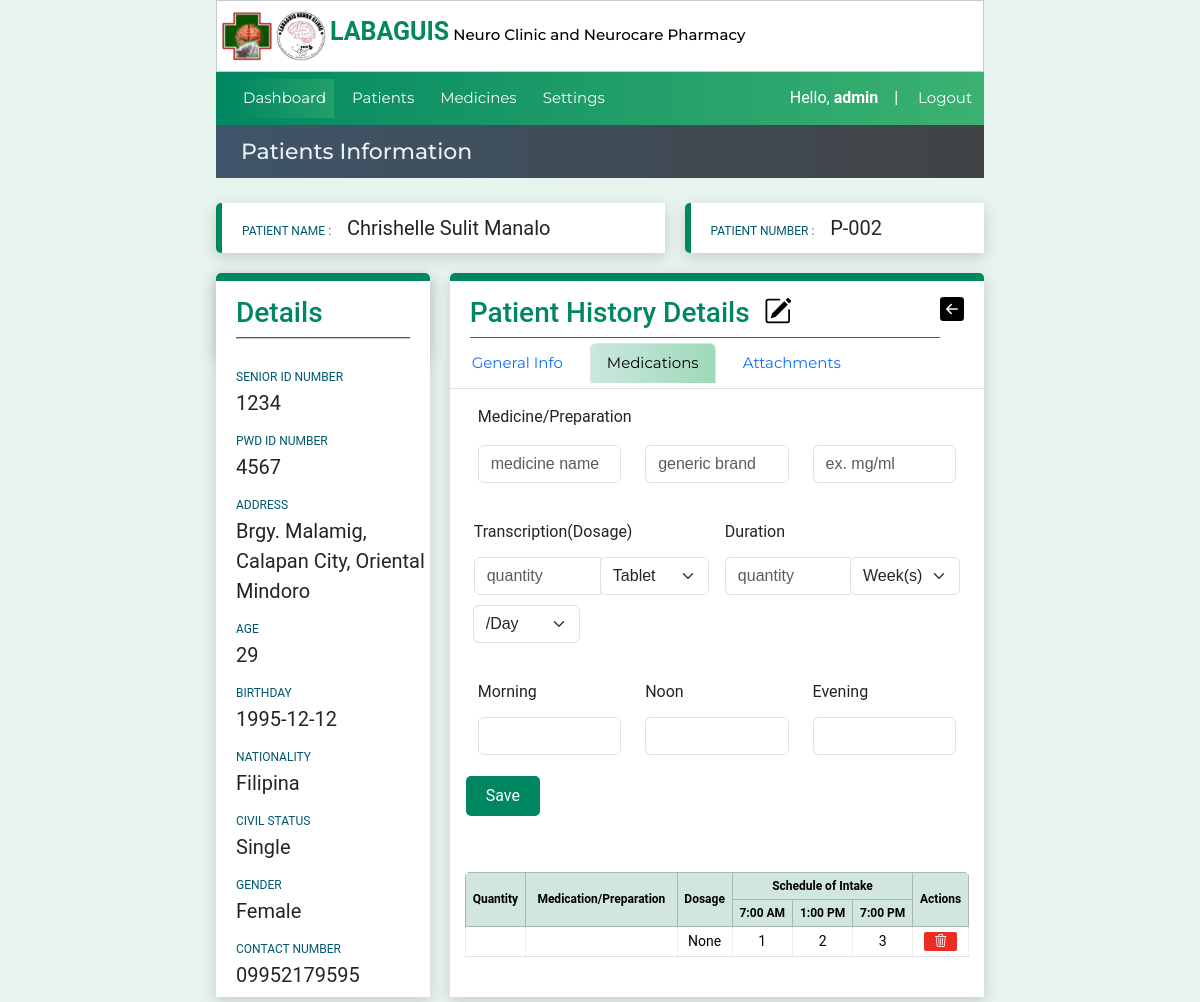
The page /patientinfo/27/patientmedinfo_medications/40 (signed in) on the database its author committed.
### website/models.py (models this page shows, shortened)
class Patient(models.Model):
    created_at = models.DateTimeField(auto_now_add=True)
    patient_code=models.CharField(max_length=50)
    first_name = models.CharField(max_length=50)
    middle_name = models.CharField(max_length=50)
    last_name = models.CharField(max_length=50)
    age = models.CharField(max_length=50)
    bday = models.CharField(max_length=50,default='')
    civil_status = models.CharField(max_length=50,default='')
    gender = models.CharField(max_length=50)
    address = models.CharField(max_length=100)
    contact_number = models.CharField(max_length=50)
    srID = models.CharField(max_length=50,null=True, blank=True)
    pwdID = models.CharField(max_length=50,null=True, blank=True)
    nationality = models.CharField(max_length=50,null=True, blank=True)

class Prescription(models.Model):
    created_at = models.DateField(auto_now_add=True)
    patient_code=models.CharField(max_length=50,null=True, blank=True)
    consultCounter = models.CharField(max_length=50,null=True, blank=True)
    medname = models.CharField(max_length=100,null=True, blank=True)
    medgenname = models.CharField(max_length=50,null=True, blank=True)
    medsize = models.CharField(max_length=50,null=True, blank=True)
    medqty = models.CharField(max_length=50,null=True, blank=True)
    medtype = models.CharField(max_length=50,null=True, blank=True)
    perduration = models.CharField(max_length=50,null=True, blank=True)
    durationqty = models.CharField(max_length=50,null=True, blank=True)
    medduration = models.CharField(max_length=50,null=True, blank=True)
    totalquantity = models.CharField(max_length=50,null=True, blank=True)
    dosage = models.CharField(max_length=50,null=True, blank=True)
    morning = models.CharField(max_length=50,null=True, blank=True)
    noon = models.CharField(max_length=50,null=True, blank=True)
    evening = models.CharField(max_length=50,null=True, blank=True)

### website/views.py (the view, shortened to what this page needs)
# urls.py: path('patientinfo/<int:pk>/patientmedinfo_medications/<int:pkHistory>',views.patientmedinfo_medications, name='patientmedinfo_medications'),
@login_required(login_url="loginuser")
def patientmedinfo_medications(request,pk,pkHistory,selectedmed=''):
    form =PatientsAttachmentsForm()
    context=patientinfoData(pk)
    patienthistory_Data= Patienthistory.objects.get(id=pkHistory)
    context['patient_history']= patienthistory_Data
    dosage_units = Dosageunit.objects.all()
    context['dosage_units']= dosage_units
    pCode= context['pCode']
    context['medicinedata'] =Medicinelist.objects.all()
    context['form']=form
    context['patient_history_attachments'] = PatientsAttachments.objects.filter(patient_code=pCode,consultCounter=patienthistory_Data.consultCounter)
    date_joined = datetime.now()
    formatted_datetime = formats.date_format(date_joined, "SHORT_DATETIME_FORMAT")
    context['medicinedata'] =Medicinelist.objects.all()
    pCode=patientinfoData(pk)['patient_record'].patient_code
    context['prescriptionrecord'] = Prescription.objects.filter(patient_code=pCode,consultCounter=patienthistory_Data.consultCounter)
    return render(request,'patientmedinfo-medications.html',context)

### website/forms.py
class PatientsAttachmentsForm(ModelForm):
    class Meta:
      model= PatientsAttachments
      fields = ['name',
                'fileattachments',
      ]

### website/views.py (called while the page is built)
def patientinfoData(pk):
    medicines_list = Medicinelist.objects.all()
    patient_record = Patient.objects.get(id=pk)
    medicationrecord = Prescription.objects.filter(patient_code=patient_record.patient_code)
    context = { 'medicationrecord': medicationrecord,
               'patient_record':patient_record,
               'medicines_list':medicines_list,
               'pCode':patient_record.patient_code,
               'pID':pk,
               }
    return context

### website/templates/patientmedinfo-medications.html (shortened to what this page needs)
{% extends 'patientinfo.html' %}
{% load custom_tags %}
{% load static %}
{% block btn-back %} <a href="{% url "patienttable" %}">
    <h4 style="color:black;"><i class="bi bi-arrow-left-square-fill"></i></h4>
</a>{% endblock btn-back %}
{% block title %}
<div class="lbl-details "><h3>Patient History Details &nbsp<a href="{% url "editmedicalhistory" pID patient_history.id  %}"><i class="bi iconcolor bi-pencil-square"></i></a></h3></div>
{% endblock title %}
{% block content1 %}
<ul class="nav nav-tabs">
    <li class="nav-item">
      <a class="nav-link" aria-current="page" href="{% url "patientmedinfo_geninfo" pID patient_history.id %}">General Info</a>
    </li>
    <li class="nav-item">
      <a class="nav-link active" href="{% url "patientmedinfo_medications" pID patient_history.id %}">Medications</a>
    </li>
    <li class="nav-item">
      <a class="nav-link" href="{% url "patientmedinfo_attachments" pID patient_history.id %}">Attachments</a>
    </li>
  </ul>
            <form method="POST">
              <div class="row m-3">
                <div class="col-md-4">
                 <label class="form-label">Medicine/Preparation</label>
                 <input type="text" class="form-control  mt-2" placeholder="medicine name" name="medname">
               </div>
               <div class="col-md-4">
                 <input type="text" class="form-control mt-3" placeholder="generic brand" name="medgenname">
               </div>
               <div class="col-md-4">
                 <input type="text" class="form-control mt-3" placeholder="ex. mg/ml" name="medsize">
               </div>
             </div>
          <div class="row m-3">
             <div class="col g-3">
              <label for="inputCity" class="form-label">Transcription(Dosage)</label>
              <div class="input-group mb-3">
                  <input type="number" class="form-control" id="inputCity" placeholder="quantity" name="medqty" >
                  <div class="input-group-append">
                    <select id="inputState" class="form-select" name="medtype">
                    <option selected>Tablet</option>
                    </select>
                    </div>
                <div class="input-group-append">
                  <select id="inputState" class="form-select" name="perduration">
                    <option selected>/Day</option>
                  </select>
                </div>
              </div>
            </div>
            <div class="col g-3">
              <label for="inputZip" class="form-label">Duration</label>
              <div class="input-group mb-3">
                  <input type="number" class="form-control" id="inputCity" placeholder="quantity" name="durationqty" >
                <div class="input-group-append">
                  <select id="inputState" class="form-select" name="medduration">
                    <option selected>Week(s)</option>
                  </select>
                </div>
              </div>
            </div>
          </div>
          <div class="row m-3">
            <div class="col-md-4">
             <label for="inputCity" class="form-label">Morning</label>
             <input type="number" class="form-control" id="inputCity" placeholder="" name="am" >
           </div>
           <div class="col-md-4">
             <label for="inputState" class="form-label">Noon</label>
             <input type="number" class="form-control" id="inputCity" placeholder="" name="noon" >
           </div>
           <div class="col-md-4">
             <label for="inputZip" class="form-label">Evening</label>
             <input type="number" class="form-control" id="inputCity" placeholder="" name="pmvalue" >
           </div>
         </div>
            <div class="m-3">
            <button class="btn btn-save" type="submit" name="testsave">Save</button>
          </div>
        </form>
                <div class="medicalhistorytable">
                  <table id="table-medications" class="table table-sm table-bordered content-table">
                    <thead class="table-success bg-gradient">
                      <tr>
                        <th rowspan="2">Quantity</th>
                        <th rowspan="2">Medication/Preparation</th>
                        <th rowspan="2">Dosage</th>
                        <th colspan="3">Schedule of Intake</th>
                        <th rowspan="2">Actions</th>
                      </tr>
                      <tr>
                        <th>7:00 AM</th>
                        <th>1:00 PM</th>
                        <th>7:00 PM</th>
                      </tr>
                    </thead>
                    <tbody>
                      {% if prescriptionrecord %}
                      {% for medrecord in prescriptionrecord %}
                      <tr>
                        <td>{{medrecord.quantity}}</td>
                        <td>{{medrecord.medicine_name}}</td>
                        <td>{{medrecord.dosage}}</td>
                        <td>{{medrecord.morning}}</td>
                        <td>{{medrecord.noon}}</td>
                        <td>{{medrecord.evening}}</td>
                        <td>
                          <a href="{% url "deleteitemprescription" patient_record.id medrecord.id %}" style="padding:0 10px;margin:0;"
                            name="delete_presciption_item" type='submit' value="{{medrecord.id}}" id="link-delete">
                            <i class="bi bi-trash3"></i></a>
                        </td>
                      </tr>
                      {% endfor %}
                      {% else %}
                      <td colspan="6">No current prescription data.</td>
                      {% endif %}
                    </tbody>
                  </table>
                </div>
{% endblock content1 %}

### website/templates/patientinfo.html (shortened to what this page needs)
{% extends 'index.html' %}
{% load custom_tags %}
{% block pagetitle %}Patients Information{% endblock pagetitle %}
{% block content %}
<div class="info-row1">
  <div class="col1-info">
    <label class="lbl-pname">PATIENT NAME : &nbsp &nbsp </label>
    <label class="value-pname">{{patient_record.first_name}} {{patient_record.middle_name}}
      {{patient_record.last_name }}
    </label>
  </div>
  <div class="col2-info">
    <label class="lbl-pname">PATIENT NUMBER : &nbsp &nbsp</label>
    <label class="value-pname">{{patient_record.patient_code}} </label>
  </div>
</div>
<div class="info-row2">
  <div class="detials-container">
    <div class="pdetails-head">
      <div class="lbl-details">
        <h3>Details</h3>
      </div>
      <hr>
    </div>
    <div class="pdetails-body">
      <label class="lbl-pname">SENIOR ID NUMBER</label><br />
      <label class="value-pname">{{patient_record.srID}} </label>
    </div>
    <div class="pdetails-body">
      <label class="lbl-pname">PWD ID NUMBER</label><br />
      <label class="value-pname">{{patient_record.pwdID}} </label>
    </div>
    <div class="pdetails-body">
      <label class="lbl-pname">ADDRESS</label><br />
      <label class="value-pname">{{patient_record.address}} </label>
    </div>
    <div class="pdetails-body">
      <label class="lbl-pname">AGE</label><br />
      <label class="value-pname">{{patient_record.age}} </label>
    </div>
    <div class="pdetails-body">
      <label class="lbl-pname">BIRTHDAY</label><br />
      <label class="value-pname">{{patient_record.bday}} </label>
    </div>
    <div class="pdetails-body">
      <label class="lbl-pname">NATIONALITY</label><br />
      <label class="value-pname">{{patient_record.nationality}} </label>
    </div>
    <div class="pdetails-body">
      <label class="lbl-pname">CIVIL STATUS</label><br />
      <label class="value-pname">{{patient_record.civil_status}} </label>
    </div>
    <div class="pdetails-body">
      <label class="lbl-pname">GENDER</label><br />
      <label class="value-pname">{{patient_record.gender}} </label>
    </div>
    <div class="pdetails-body">
      <label class="lbl-pname">CONTACT NUMBER</label><br />
      <label class="value-pname">{{patient_record.contact_number}} </label>
    </div>
  </div>
  <div class="details-history">
    <div class="phistory-head">
      {% block title %}{% endblock title %}
      {% block btn-back%}{% endblock  %}
    </div>
    {% block content1 %}{% endblock content1 %}
</div>
</div>
{% endblock content %}

### website/templates/navbar.html (shortened to what this page needs)
<div class="header-main " style="z-index: 2;">
    <nav class="navbar navbar-dark navbar-expand-md ">
        <div class="container-fluid">
          <div class="collapse navbar-collapse" id="navbarNav">
            <ul class="navbar-nav">
              <li class="nav-item ">
                <a class="nav-link active" aria-current="page" href="{% url "dashboard" %}">Dashboard</a>
              </li>
              <li class="nav-item">
                <a class="nav-link " href="{% url "patienttable" %}">Patients</a>
              </li>
              <li class="nav-item">
                <a class="nav-link" href="{% url "medications" %}">Medicines</a>
              </li>
              <li class="nav-item">
                <a class="nav-link" href="{% url "medicationsettings" %}">Settings</a>
              </li>
            </ul>
          </div>
          Hello,&nbsp <b>{{request.user}}</b> &nbsp &nbsp | &nbsp
        </div>
        <a class="nav-item nav-link navbar-nav" style="margin-right:10px;" href="{% url "logoutuser" %}">Logout</a>
      </nav>
</div>

### website/static/style.css (style rules this page uses)
* { box-sizing:border-box; margin: 0; padding: 0; font-family: 'Roboto', sans-serif; }
body { background-color: #e7f3ed; }
header li,a,strong, button { font-family: 'Montserrat', sans-serif; font-weight: 500; font-size: 13px; color: #edf0f1; text-decoration: none; padding: 0px 0px; margin: 0px 0px; }
.nav-link { font-size: 15px; }
.left-menu lu,li { font-size: 5px; text-decoration: none; color: black; padding: 5px; list-style: none; margin: 0; }
.btn-save { background: rgb(0,135,97); color: white; padding: 8px 20px; border-radius: 5px; border-style: none; }
table { width: 100%; }
th { padding: 10px; font-size: 12px; color: black; background-color: #b4c3d33c; }
tr { font-size: 14px; }
td { border: 1px dotted #ddd; width: auto; }
#link-delete { color: white; border: 1px solid white; padding: 5px 8px; background-color:rgba(235, 18, 11, 0.89); border-radius: 3px; }
.info-row1 { display: inline-flex; width: 100%; }
.info-row2 { display: inline-flex; width: 100%; }
.lbl-pname { font-size:12px; color: #01576d; }
.value-pname { font-size: 20px; font-style: bold; }
.col1-info { margin: 20px 0; margin-right: 20px; padding: 10px 20px; background-color:white; width:60%; border-left: 6px solid rgb(0,135,97); border-radius: 5px 0 0 5px; box-shadow: 0 5px 15px 0 #00000026; }
.col2-info { margin: 20px 0; padding: 10px 20px; background-color:white; width:40%; border-left: 6px solid rgb(0,135,97); border-radius: 5px 0 0 5px; box-shadow: 0 5px 15px 0 #00000026; }
.pdetails-head { width: 100%; padding: 15px 20px; border-top: 8px solid rgb(0,135,97); border-radius: 5px 5px 0 0; box-shadow: 0 5px 15px 0 #00000026; }
.pdetails-body { padding-left:20px; padding-top: 10px; background-color: white; width: 100%; }
.lbl-details { color: rgb(0,135,97); border-bottom: 1px solid rgb(0,135,97); width: 100%; }
.detials-container { margin-right: 20px; display: block; width: 40%; box-shadow: 0 5px 15px 0 #00000026; background-color:white; }
hr { margin: 0; padding: 0; }
.details-history { background-color:white; width: 100%; border-top: 8px solid rgb(0,135,97); border-radius: 5px 5px 0 0; box-shadow: 0 5px 15px 0 #00000026; }
.phistory-head { display: inline-flex; width: 100%; padding: 15px 20px 0 20px; border-radius: 5px 5px 0 0; justify-content:space-between; }
.medicalhistorytable { padding: 15px; }
input, textarea, select { background-color: rgba(249, 255, 189, 0.3); padding: auto; font-family: 'Arial'; margin: 5px 0 5px 0; padding: 5px 0 5px 0; }
#table-medications { text-align: center; }
#table-medications th { vertical-align:middle; }
.header-main { height: 100%; margin: 0px 18%; background-color: #80c3e3; background: rgb(1,136,97); background: linear-gradient(90deg, rgba(1,136,97,1) 0%, rgba(31,157,105,1) 50%, rgba(59,178,113,1) 100%); color: white; }
.header-main * { color: white; }
.navbar { padding: 2px; }
.iconcolor { color: black; font-size: 28px; }
.reg-rows label,span,p,ul,li { font-size: 15px; }
.active { margin: 0px; color: white; background: rgb(0,135,97,0.3); background: linear-gradient(90deg, rgba(0,135,97,0.2) 0%, rgba(59,178,113,0.49343487394957986) 100%); }
.content-table { border-collapse: collapse; margin: 25px 0; font-size: 0.9em; min-width: 400px; border-radius: 5px 5px 0 0; overflow: hidden; }

### rows shown on the page
Patient: first_name "Chrishelle", middle_name "Sulit", last_name "Manalo", patient_code "P-002", srID "1234", pwdID "4567", address "Brgy. Malamig, Calapan City, Oriental Mindoro", age "29", bday "1995-12-12", nationality "Filipina", civil_status "Single", gender "Female", contact_number "09952179595"
Prescription: dosage "None", morning "1", noon "2", evening "3", {{ medrecord.id }} 55 (drawn)

### other values the page prints
{{ request.user }} "admin"
